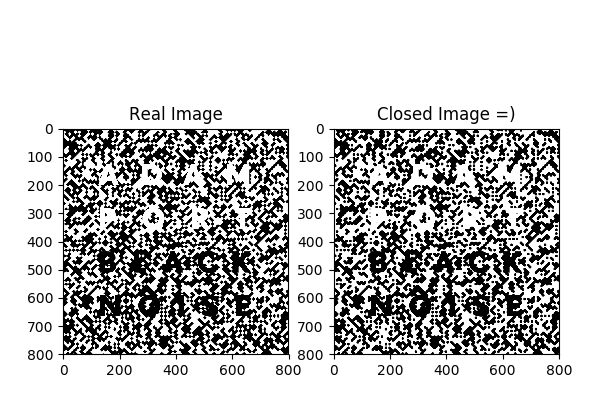

Source code (Python):
import cv2
import numpy as np
from matplotlib import pyplot as plt

"""
    CLOSSING =  DILATE  FOLLOWED BY EROSION
    USEFUL WHEN YOU NEED TO REMOVE BLACK NOISE
"""


"""
    This function read an image
"""
def readi(path, typer = "color"):
    if typer == "color":
        return cv2.imread(path, 1)
    elif typer == "gray":
        return cv2.imread(path, 0)


def closing(img, num):
    kernel = np.ones((5,5),np.uint8)
    result = img
    for i in range (0,num):
        result = cv2.morphologyEx(result, cv2.MORPH_CLOSE, kernel)

    plt.subplot(1,2,1), plt.imshow(img, cmap="gray"), plt.title("Real Image")
    plt.subplot(1,2,2), plt.imshow(result, cmap="gray"), plt.title("Closed Image =)")
    plt.show()


if __name__ == "__main__":
    img = readi("../../assets/images/black_noise.jpg", "gray")
    closing(img, 100)
